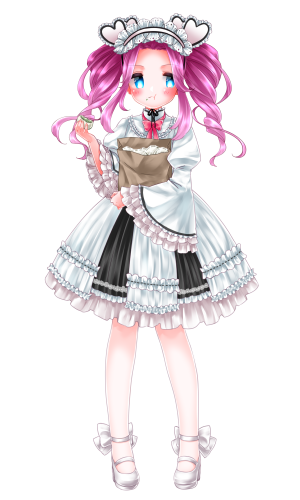
#> input picture production/assets/metan/portrait.png, 300 x 500 px
$ python cutout.py assets/metan/portrait.png
#> lines starting #> are read from the running program, lines starting #| are printed output that depends on the picture; after the words box and inside, x2 and y2 are one past the last pixel; in counts of white or black regions, pixels touching at a corner belong together
#!/usr/bin/env python3
"""イラストから背景を抜いて透過PNGにする。**緑背景を推奨。**

## なぜ緑を勧めるのか(2026-08-23に実物で確かめた)

白背景だと「背景の白」と「キャラの白」が同じ色になり、**幾何だけでは判別できない**。
1枚目のキャラで実測した結果:

| 領域 | 面積 | 外の背景までの距離 | 本当は |
|---|---|---|---|
| 胸元のインナー | 11841px | 134px | 残す |
| 腕と腰のあいだ | 6150px | 141px | 消す |
| 髪のあいだ | 357px | 15px | 消す |
| 目の白 | 181px | 73px | 残す |

- **面積で切ると**、目(181px)より髪のあいだ(357px)が大きく、**目が消える**
- **距離で切ると**、髪のあいだ(15px)は消せるが、
  **腕と腰(141px)とインナー(134px)が区別できない**

つまり白背景では原理的に無理。**背景をキャラに無い色にすれば全部解決する。**

## 使い方

    python3 production/cutout.py assets/character/01_base.jpg

緑背景なら自動で緑を抜く。白背景しか無いときは距離の規則で近似する
(髪のあいだは消えるが、腕と体のあいだのような「奥の隙間」は残る)。
"""
import sys
from collections import deque
from pathlib import Path

import numpy as np
from PIL import Image, ImageFilter

WHITE_TH = 232     # 白背景とみなす明るさ
GREEN_TOL = 70     # 緑背景からの許容色差
KEEP_X0, KEEP_X1 = 0.42, 0.68   # 白背景のとき、この横帯の中の囲みだけ「服・目」として残す
FEATHER = 1


def _flood_from_border(mask):
    """外周から繋がっている mask の画素だけを True にして返す。"""
    H, W = mask.shape
    out = np.zeros((H, W), dtype=bool)
    q = deque()
    for x in range(W):
        for y in (0, H - 1):
            if mask[y, x] and not out[y, x]:
                out[y, x] = True; q.append((y, x))
    for y in range(H):
        for x in (0, W - 1):
            if mask[y, x] and not out[y, x]:
                out[y, x] = True; q.append((y, x))
    while q:
        y, x = q.popleft()
        for dy, dx in ((1, 0), (-1, 0), (0, 1), (0, -1)):
            ny, nx = y + dy, x + dx
            if 0 <= ny < H and 0 <= nx < W and mask[ny, nx] and not out[ny, nx]:
                out[ny, nx] = True; q.append((ny, nx))
    return out


def _dist_from(mask):
    """mask からの最短距離(4近傍・幅優先)。"""
    H, W = mask.shape
    d = np.full((H, W), 10 ** 9, dtype=np.int32)
    d[mask] = 0
    q = deque(zip(*np.where(mask)))
    while q:
        y, x = q.popleft()
        nd = d[y, x] + 1
        for dy, dx in ((1, 0), (-1, 0), (0, 1), (0, -1)):
            ny, nx = y + dy, x + dx
            if 0 <= ny < H and 0 <= nx < W and d[ny, nx] > nd:
                d[ny, nx] = nd; q.append((ny, nx))
    return d


def detect_bg_kind(A):
    """四隅を見て、緑背景か白背景かを決める。"""
    corners = np.concatenate([A[:12, :12].reshape(-1, 3), A[:12, -12:].reshape(-1, 3),
                              A[-12:, :12].reshape(-1, 3), A[-12:, -12:].reshape(-1, 3)])
    m = corners.mean(axis=0)
    if m[1] > m[0] + 40 and m[1] > m[2] + 40:
        return "green", m
    if m.min() >= WHITE_TH:
        return "white", m
    return "unknown", m


def cutout(src: Path):
    im = Image.open(src).convert("RGB")
    A = np.asarray(im, dtype=np.uint8)
    kind, corner = detect_bg_kind(A)

    if kind == "green":
        d = np.abs(A.astype(np.int16) - corner.astype(np.int16)).sum(axis=2)
        bg = d <= GREEN_TOL
        bg = _flood_from_border(bg) | bg          # 囲まれた緑も背景
        note = "緑背景(色で判定。目もインナーも自動で残る)"
    elif kind == "white":
        # **中央の帯にある囲みだけ残す。** 目とインナーは中央、
        # 髪のあいだ・腕と腰のあいだは左右の端にある。位置で分ければ済む話だった。
        light = A.min(axis=2) >= WHITE_TH
        bg = _flood_from_border(light)
        rest = light & ~bg
        H, W = bg.shape
        seen = np.zeros((H, W), dtype=bool)
        for sy in range(H):
            for sx in range(W):
                if not rest[sy, sx] or seen[sy, sx]:
                    continue
                seen[sy, sx] = True
                q = deque([(sy, sx)]); px = []
                while q:
                    y, x = q.popleft(); px.append((y, x))
                    for dy, dx in ((1, 0), (-1, 0), (0, 1), (0, -1)):
                        ny, nx = y + dy, x + dx
                        if 0 <= ny < H and 0 <= nx < W and rest[ny, nx] and not seen[ny, nx]:
                            seen[ny, nx] = True; q.append((ny, nx))
                cx = sum(x for _, x in px) / len(px) / W
                if not (KEEP_X0 <= cx <= KEEP_X1):     # 中央の帯の外 = 背景の隙間
                    for y, x in px:
                        bg[y, x] = True
        note = f"白背景(中央 x{KEEP_X0}〜{KEEP_X1} の囲みだけ残した)"
    else:
        raise SystemExit(f"{src.name}: 背景が白でも緑でもない(四隅 {corner.round(0)})")

    alpha = np.where(bg, 0, 255).astype(np.uint8)
    if FEATHER:
        alpha = np.asarray(Image.fromarray(alpha).filter(
            ImageFilter.GaussianBlur(FEATHER)), dtype=np.uint8)
    dst = src.with_suffix(".png")
    Image.fromarray(np.dstack([A, alpha]), "RGBA").save(dst)
    return dst, kind, note, bg.mean() * 100


def main():
    for a in sys.argv[1:]:
        p = Path(a)
        dst, kind, note, bgpct = cutout(p)
#> in cutout, `im = Image.open(src).convert("RGB")`:
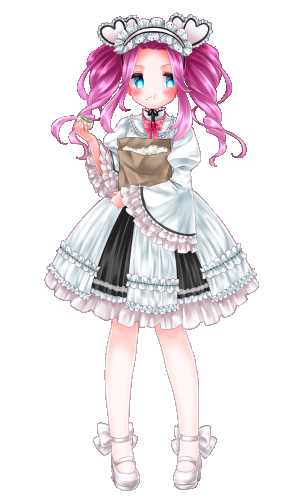
#> im: PIL image 300x500 RGB; mean R, G, B 237, 229.1, 232.9
#> in detect_bg_kind, `corners = np.concatenate([A[:12, :12].reshape(-1, 3), A[:12, -12:].res..`: corners = 576 rows, first 8: [255, 255, 255], [255, 255, 255], [255, 255, 255], [255, 255, 255], [255, 255, 255], [255, 255, 255], [255, 255, 255], [255, 255, 255]
#> in detect_bg_kind, `m = corners.mean(axis=0)`: m = [255, 255, 255]
#> in cutout, `kind, corner = detect_bg_kind(A)`: kind = 'white'; corner = [255, 255, 255]
#> in cutout, `light = A.min(axis=2) >= WHITE_TH`:
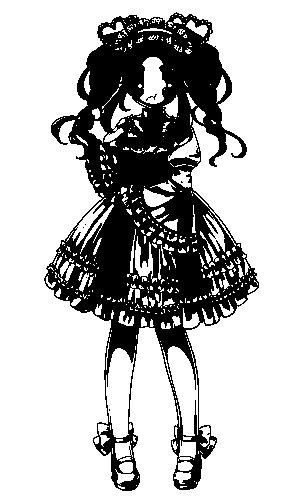
#> light: shape (500, 300) bool; 73.6% white; 12 black regions (11 under 20 px), largest, box (x1, y1, x2, y2) and area: (44, 12, 259, 491) 39611
#> after the loop in _flood_from_border, `for x in range(W):`: out: shape (500, 300) bool; 0.4% white in thin lines or dots
#> after the loop in _flood_from_border, `for y in range(H):`:
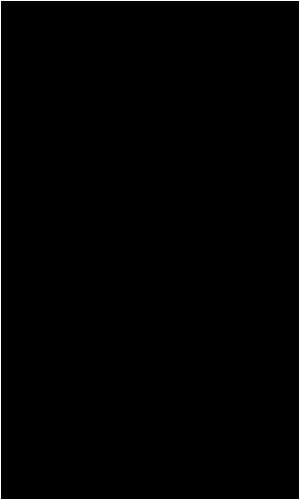
#> out: shape (500, 300) bool; 1.1% white in thin lines or dots
#> after the loop in _flood_from_border, `while q:`:
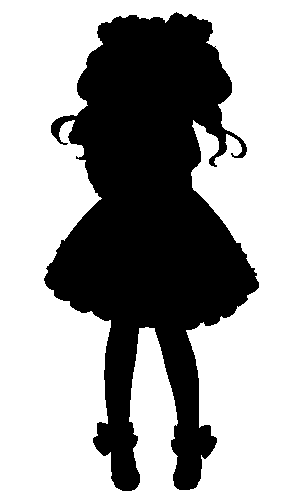
#> out: shape (500, 300) bool; 63.7% white; 1 black region, box (x1, y1, x2, y2) and area: (44, 12, 259, 491) 54463
#> in cutout, `rest = light & ~bg`: rest: shape (500, 300) bool; 9.9% white; 457 white regions (348 under 20 px), largest, box (x1, y1, x2, y2) and area: (106, 348, 135, 438) 1782, (167, 346, 198, 436) 1628, (140, 57, 166, 104) 835
#> after the loop in cutout, `for sy in range(H):`:
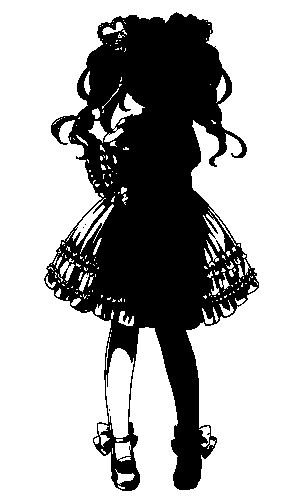
#> bg: shape (500, 300) bool; 68.4% white; 6 black regions (5 under 20 px), largest, box (x1, y1, x2, y2) and area: (44, 12, 259, 491) 47415
#> in cutout, `alpha = np.asarray(Image.fromarray(alpha).filter( ImageFilter.Gaussian..`:
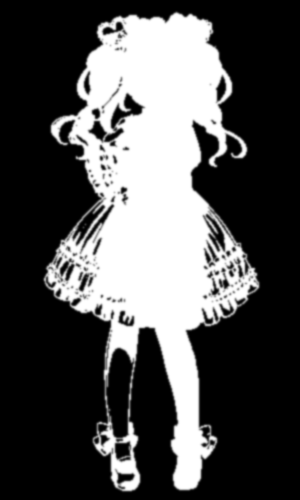
#> alpha: shape (500, 300); min 0, max 255, mean 80.6
#> in cutout, `Image.fromarray(np.dstack([A, alpha]), "RGBA").save(dst)`:
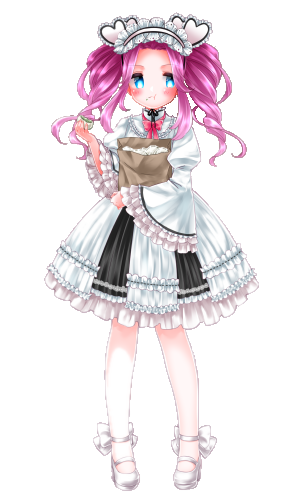
#> saved as portrait.png: PIL image 300x500 RGBA; mean R, G, B, A 237, 229.1, 232.9, 80.6; transparent parts drawn white
#> kind = 'white'; note = '白背景(中央 x0.42〜0.68 の囲みだけ残した)'; bgpct = 68.39
        print(f"{p.name} → {dst.name}  [{kind}] 背景 {bgpct:.1f}%")
#| portrait.png → portrait.png  [white] 背景 68.4%
        print(f"   {note}")
#|    白背景(中央 x0.42〜0.68 の囲みだけ残した)


if __name__ == "__main__":
    main()
